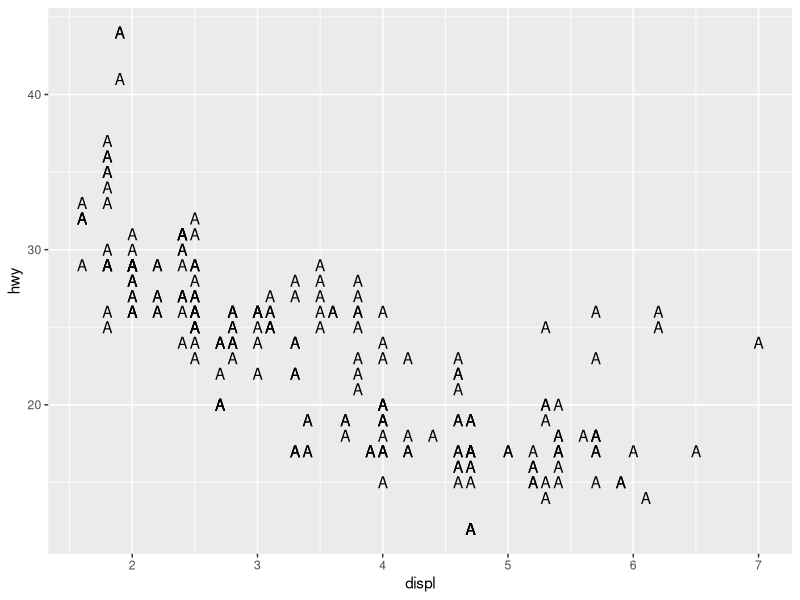
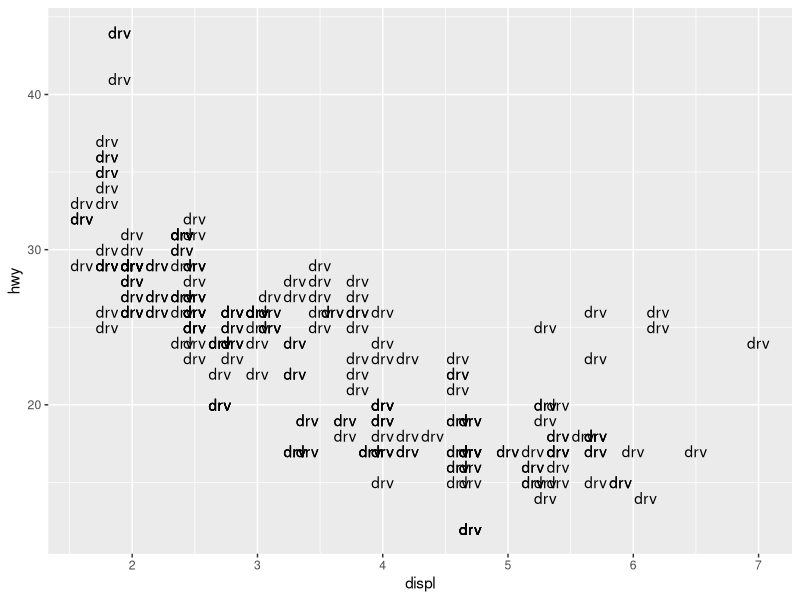
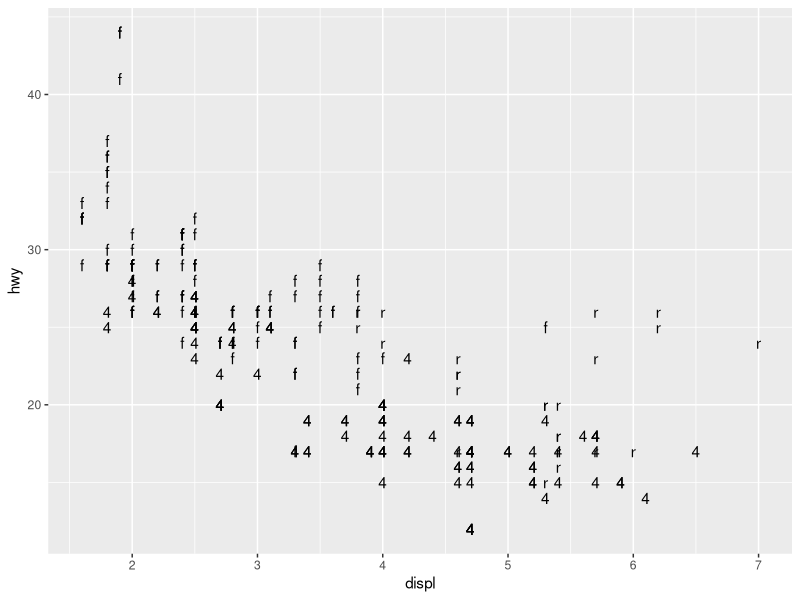
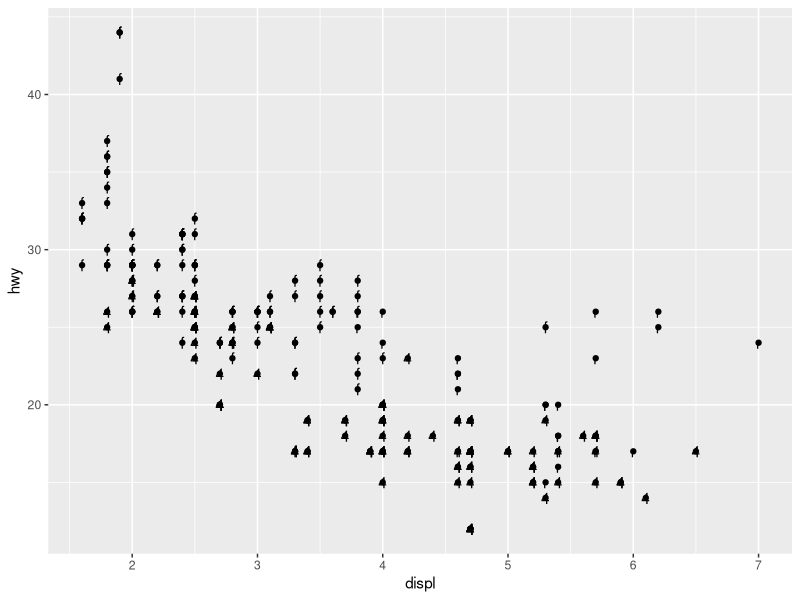
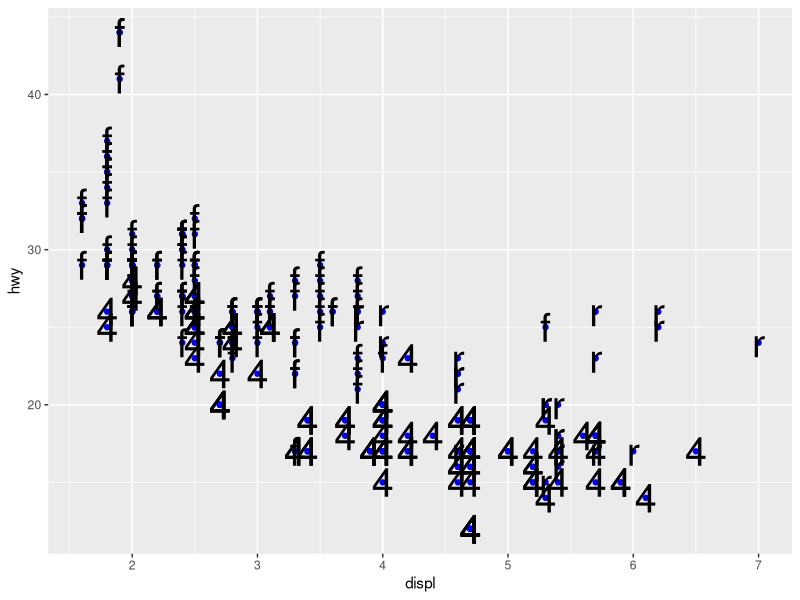
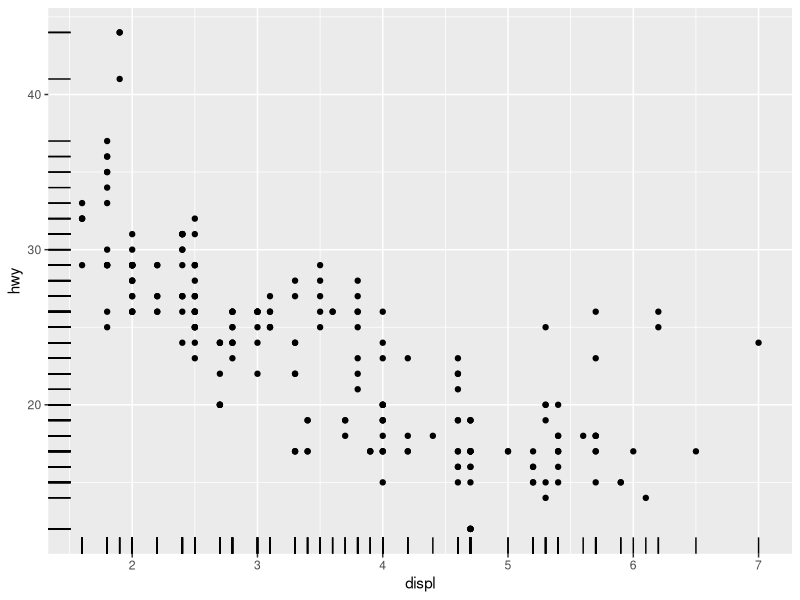

Write R code to recreate these figures, in order.
## ---- chunk 1
library(tidyverse)
## ---- chunk 2
ggplot(
  data = mpg,
  mapping = aes(x = displ, y = hwy)
) +
  geom_text(label = "A")
## ---- chunk 3
ggplot(
  data = mpg,
  mapping = aes(x = displ, y = hwy)
) +
  geom_text(label = "drv")
## ---- chunk 4
ggplot(
  data = mpg,
  mapping = aes(x = displ, y = hwy)
) +
  geom_text(aes(label = drv))
## ---- chunk 5
ggplot(
  data = mpg,
  mapping = aes(x = displ, y = hwy)
) +
  geom_point() +
  geom_text(aes(label = drv))
## ---- chunk 6
ggplot(
  data = mpg,
  mapping = aes(x = displ, y = hwy)
) +
  geom_point(color = "blue") +
  geom_text(aes(label = drv), size = 10)
## ---- chunk 7
ggplot(
  data = mpg,
  mapping = aes(x = displ, y = hwy)
) +
  geom_point() +
  geom_rug()
